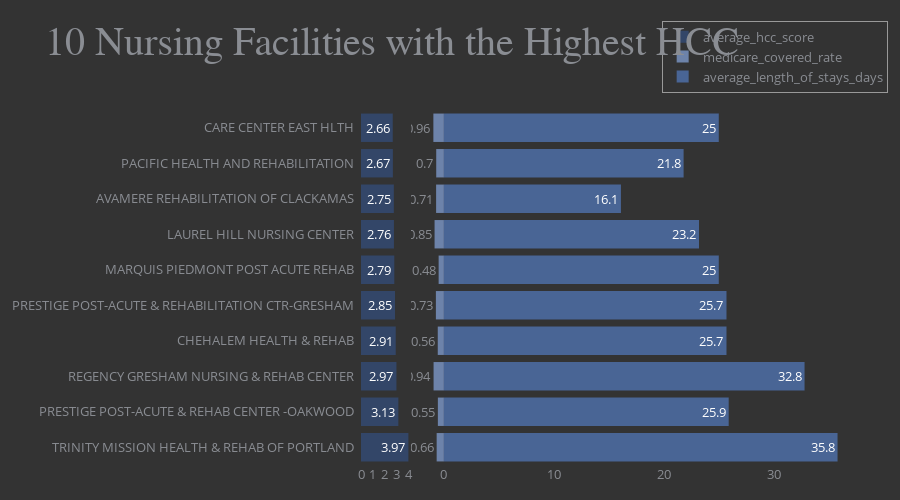

Write notebook code for a chart like this one.
### Code cell
fig = make_subplots(rows=1, cols=2, column_widths=[0.1,0.9], shared_yaxes=True, horizontal_spacing=0)
fig.append_trace(go.Bar(x=df_plot1['average_hcc_score'], y=df_plot1['facility_name'], orientation='h', showlegend=True, 
                        text=df_plot1['average_hcc_score'], name='average_hcc_score', marker_color='#334668'), 1, 1)
fig.append_trace(go.Bar(x=-df_plot1['medicare_covered_rate'], y=df_plot1['facility_name'], orientation='h', showlegend=True, 
                        text=df_plot1['medicare_covered_rate'], name='medicare_covered_rate', marker_color='#6D83AA'), 1, 2)
fig.append_trace(go.Bar(x=df_plot1['average_length_of_stays_days'], y=df_plot1['facility_name'], orientation='h', showlegend=True, 
                        text=df_plot1['average_length_of_stays_days'], name='average_length_of_stays_days', marker_color='#496595'), 1, 2)
fig.update_xaxes(showgrid=False, zeroline=False)
fig.update_yaxes(ticksuffix='  ')
fig.update_traces(hovertemplate=None, marker=dict(line=dict(width=0)),
                  textposition='auto')
fig.update_layout(height=500, barmode='overlay', 
                  title="<span style='font-size:40px; font-family:Times New Roman'>10 Nursing Facilities with the Highest HCC</span>",
                  margin=dict(t=110, b=35, l=120, r=40),               
                  plot_bgcolor='#333', paper_bgcolor='#333',
                  title_font=dict(size=18, color='#8a8d93', family="Lato, sans-serif"),
                  font=dict(size=13, color='#8a8d93'),
                  legend=dict(title="", orientation="v", yanchor="bottom", xanchor="center", x=0.83, y=1.05,
                              bordercolor="#fff", borderwidth=0.5, font_size=13))
fig.show()

### Figure 1 — Plotly figure (JSON) as saved in the notebook; plotly's stock layout.template omitted (floating-point values rounded to 4 significant figures)
{"data": [{"marker": {"color": "#334668", "line": {"width": 0}}, "name": "average_hcc_score", "orientation": "h", "showlegend": true, "text": [3.97, 3.13, 2.97, 2.91, 2.85, 2.79, 2.76, 2.75, 2.67, 2.66], "textposition": "auto", "type": "bar", "x": [3.97, 3.13, 2.97, 2.91, 2.85, 2.79, 2.76, 2.75, 2.67, 2.66], "xaxis": "x", "y": ["TRINITY MISSION HEALTH & REHAB OF PORTLAND", "PRESTIGE POST-ACUTE & REHAB CENTER -OAKWOOD", "REGENCY GRESHAM NURSING & REHAB CENTER", "CHEHALEM HEALTH & REHAB", "PRESTIGE POST-ACUTE & REHABILITATION CTR-GRESHAM", "MARQUIS PIEDMONT POST ACUTE REHAB", "LAUREL HILL NURSING CENTER", "AVAMERE REHABILITATION OF CLACKAMAS", "PACIFIC HEALTH AND REHABILITATION", "CARE CENTER EAST HLTH"], "yaxis": "y"}, {"marker": {"color": "#6D83AA", "line": {"width": 0}}, "name": "medicare_covered_rate", "orientation": "h", "showlegend": true, "text": [0.66, 0.55, 0.94, 0.56, 0.73, 0.48, 0.85, 0.71, 0.7, 0.96], "textposition": "auto", "type": "bar", "x": [-0.66, -0.55, -0.94, -0.56, -0.73, -0.48, -0.85, -0.71, -0.7, -0.96], "xaxis": "x2", "y": ["TRINITY MISSION HEALTH & REHAB OF PORTLAND", "PRESTIGE POST-ACUTE & REHAB CENTER -OAKWOOD", "REGENCY GRESHAM NURSING & REHAB CENTER", "CHEHALEM HEALTH & REHAB", "PRESTIGE POST-ACUTE & REHABILITATION CTR-GRESHAM", "MARQUIS PIEDMONT POST ACUTE REHAB", "LAUREL HILL NURSING CENTER", "AVAMERE REHABILITATION OF CLACKAMAS", "PACIFIC HEALTH AND REHABILITATION", "CARE CENTER EAST HLTH"], "yaxis": "y2"}, {"marker": {"color": "#496595", "line": {"width": 0}}, "name": "average_length_of_stays_days", "orientation": "h", "showlegend": true, "text": [35.8, 25.9, 32.8, 25.7, 25.7, 25, 23.2, 16.1, 21.8, 25], "textposition": "auto", "type": "bar", "x": [35.8, 25.9, 32.8, 25.7, 25.7, 25, 23.2, 16.1, 21.8, 25], "xaxis": "x2", "y": ["TRINITY MISSION HEALTH & REHAB OF PORTLAND", "PRESTIGE POST-ACUTE & REHAB CENTER -OAKWOOD", "REGENCY GRESHAM NURSING & REHAB CENTER", "CHEHALEM HEALTH & REHAB", "PRESTIGE POST-ACUTE & REHABILITATION CTR-GRESHAM", "MARQUIS PIEDMONT POST ACUTE REHAB", "LAUREL HILL NURSING CENTER", "AVAMERE REHABILITATION OF CLACKAMAS", "PACIFIC HEALTH AND REHABILITATION", "CARE CENTER EAST HLTH"], "yaxis": "y2"}], "layout": {"barmode": "overlay", "font": {"color": "#8a8d93", "size": 13}, "height": 500, "legend": {"bordercolor": "#fff", "borderwidth": 0.5, "font": {"size": 13}, "orientation": "v", "title": {"text": ""}, "x": 0.83, "xanchor": "center", "y": 1.05, "yanchor": "bottom"}, "margin": {"b": 35, "l": 120, "r": 40, "t": 110}, "paper_bgcolor": "#333", "plot_bgcolor": "#333", "title": {"font": {"color": "#8a8d93", "family": "Lato, sans-serif", "size": 18}, "text": "<span style='font-size:40px; font-family:Times New Roman'>10 Nursing Facilities with the Highest HCC</span>"}, "xaxis": {"anchor": "y", "domain": [0, 0.1], "showgrid": false, "zeroline": false}, "xaxis2": {"anchor": "y2", "domain": [0.1, 1], "showgrid": false, "zeroline": false}, "yaxis": {"anchor": "x", "domain": [0, 1], "ticksuffix": "  "}, "yaxis2": {"anchor": "x2", "domain": [0, 1], "matches": "y", "showticklabels": false, "ticksuffix": "  "}}}
